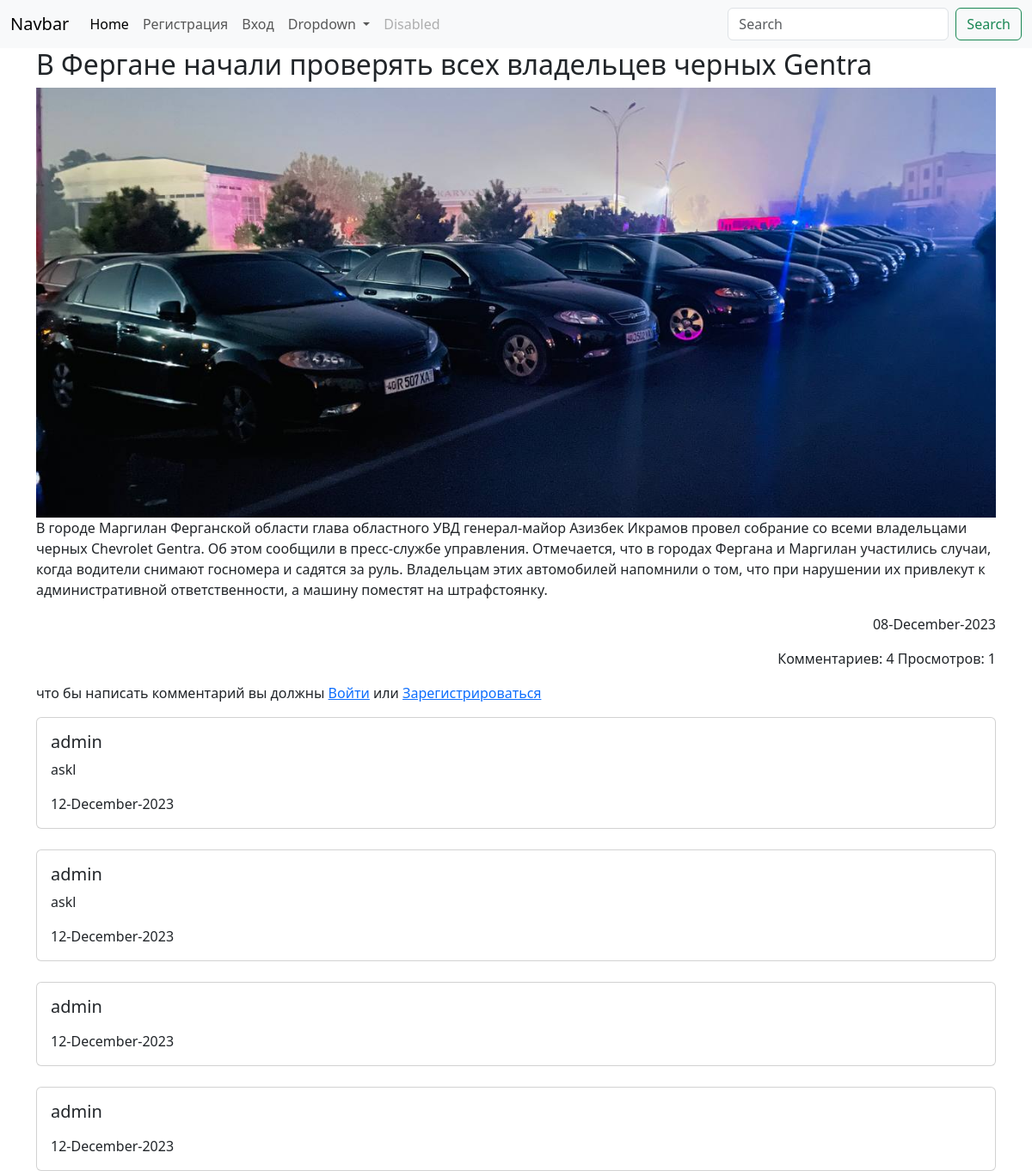
/post_detail/v-fergane-nachali-proveryat-vseh-vladelcev-chernyh, run on the app's committed database.
### blog/models.py (models this page shows, shortened)
class Post(models.Model):
    title = models.CharField('Заголовок',max_length=255)
    text= models.TextField('Содержание')
    category = models.ForeignKey(Category, on_delete=models.PROTECT, null=True, blank=True)
    image = models.ImageField('Картинка поста', upload_to="post_image/")
    date = models.DateTimeField('Дата создания поста', default=timezone.now)
    slug = models.SlugField('Ссылка', unique=True)
    view = models.IntegerField('Просмотры', default=0)
    class Meta:
        verbose_name = 'Новость'
        verbose_name_plural = 'Новости'

class Comment(models.Model):
    post = models.ForeignKey('Post', on_delete=models.CASCADE)
    author = models.ForeignKey(User, on_delete=models.CASCADE)
    text = models.TextField()
    date = models.DateTimeField(default=timezone.now)

### blog/views.py (the view)
# urls.py: path('post_detail/<slug:slug>', views.post_detail, name='post_detail_url'),
def post_detail(request,slug):
    post = Post.objects.get(slug__exact=slug)
    post.view += 1
    post.save()
    return render(request, 'post_detail.html', {'post':post})

### blog/templates/post_detail.html (shortened to what this page needs)
{% extends 'base.html' %}
{% block content %}
<div class="container">
    <h2 class="text_center">{{post.title}}</h2>
    <img src="{{post.image.url}}" class="post_image" alt="">
    <p>
        {{post.text}}
    </p>
    <p class="text-end">{{post.date|date:'d-F-Y'}}</p>
    <p class="text-end">Комментариев: {{post.comment_set.count}} Просмотров: {{post.view}}</p>
    {% if request.user.is_authenticated %}
    <form action="{% url 'comment' post.slug %}" method="POST">
        {% csrf_token %}
        <textarea name="text" id="" cols="30" rows="10"></textarea>
        <button>Отправить</button>
        {% else %}
        <p>что бы написать комментарий вы должны <a href="{% url 'login_site' %}">Войти</a>
        или
        <a href="{% url 'register' %}">Зарегистрироваться</a>
    </p>
    {% endif %}
    <div class="row row-cols-1 row-cols-md-1 g-4">
        {% for comment in post.comment_set.all %}
        <div class="col">
          <div class="card">
            <div class="card-body">
              <h5 class="card-title">{{comment.author.username}}</h5>
              <p class="card-text">{{comment.text}}</p>
              <p class="card-text">{{comment.date|date:'d-F-Y'}}</p>
            </div>
          </div>
        </div>
        {% endfor %}
</div>
{% endblock %}

### blog/static/css/style.css (style rules this page uses)
.post_image { height: 500px; width: 100%; object-fit: cover; }

### data on the page
Post: title "В Фергане начали проверять всех владельцев черных Gentra", image (picture), text "В городе Маргилан Ферганской области глава областного УВД генерал-майор Азизбек Икрамов провел собрание со всеми владельцами черных Chevrolet Gentra. Об этом сообщили в пресс-службе управления. Отмечается, что в городах Фергана и Маргилан участились случаи, когда водители снимают госномера и садятся за руль. Владельцам этих автомобилей напомнили о том, что при нарушении их привлекут к административной ответственности, а машину поместят на штрафстоянку.", date "08-December-2023", comment_set.count "4", view "1"
Comment: author.username "admin", text "askl", date "12-December-2023"
Comment: author.username "admin", text "askl", date "12-December-2023"
Comment: author.username "admin", date "12-December-2023"
Comment: author.username "admin", date "12-December-2023"
